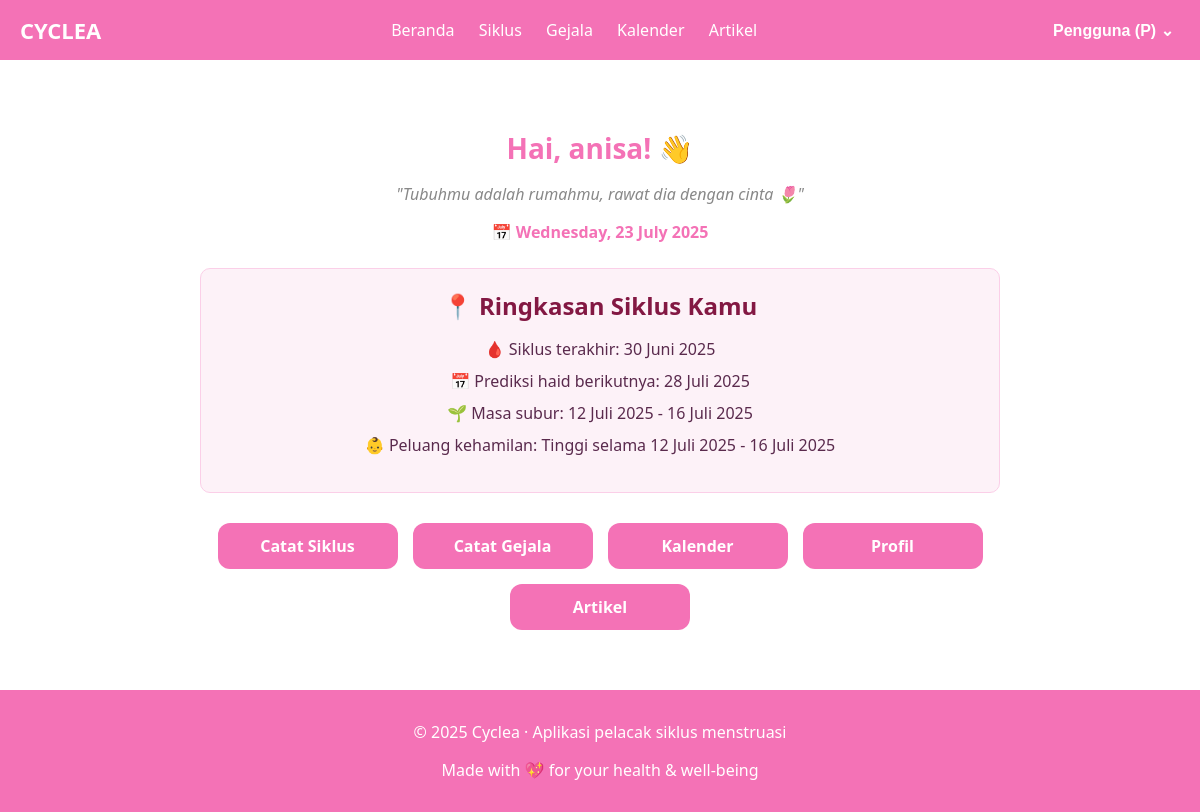
/dashboard.php (signed in), run on the app's committed database.
### tables this page shows
CREATE TABLE `siklus` (
  `id` int(11) NOT NULL,
  `user_id` int(11) DEFAULT NULL,
  `tanggal_mulai` date DEFAULT NULL,
  `durasi` int(11) DEFAULT NULL,
  `catatan` text DEFAULT NULL,
  `tanggal_input` timestamp NOT NULL DEFAULT current_timestamp()
);

### dashboard.php (the view, shortened to what this page needs)
<?php
require 'proses/db.php';
$user_id = $_SESSION['user_id'];
$nama = isset($_SESSION['nama']) ? $_SESSION['nama'] : 'Pengguna';
function tgl_indo($tanggal) {
  $bulan = [
    1 => 'Januari', 'Februari', 'Maret', 'April', 'Mei', 'Juni',
    'Juli', 'Agustus', 'September', 'Oktober', 'November', 'Desember'
  ];
  $tgl = date('j', strtotime($tanggal));
  $bln = $bulan[(int)date('m', strtotime($tanggal))];
  $thn = date('Y', strtotime($tanggal));
  return "$tgl $bln $thn";
}
$hari_ini = strftime('%A, %e %B %Y');
$hari_ini = ucfirst(trim($hari_ini));
$stmt = $conn->prepare("SELECT tanggal_mulai, durasi FROM siklus WHERE user_id = ? ORDER BY tanggal_mulai DESC LIMIT 1");
$stmt->bind_param("i", $user_id);
$stmt->execute();
$result = $stmt->get_result();
$last_siklus = $result->fetch_assoc();
$prediksi_hari_haid = '-';
$masa_subur = '-';
$peluang_kehamilan = '-';
if ($last_siklus) {
  $tanggal_mulai = $last_siklus['tanggal_mulai'];
  $prediksi_haid = date('Y-m-d', strtotime($tanggal_mulai . ' + 28 days'));
  $prediksi_hari_haid = tgl_indo($prediksi_haid);
  $ovulasi = date('Y-m-d', strtotime($tanggal_mulai . ' + 14 days'));
  $masa_subur_awal = date('Y-m-d', strtotime($ovulasi . ' - 2 days'));
  $masa_subur_akhir = date('Y-m-d', strtotime($ovulasi . ' + 2 days'));
  $masa_subur = tgl_indo($masa_subur_awal) . ' - ' . tgl_indo($masa_subur_akhir);
  $peluang_kehamilan = 'Tinggi selama ' . $masa_subur;
}
?>
<!DOCTYPE html>
<html lang="id">
<head>
  <link rel="stylesheet" href="css/style.css">
</head>
<body>
<?php include 'includes/header.php'; ?>
<div class="container center - dashboard">
  <h1>Hai, <?= htmlspecialchars($nama) ?>! 👋</h1>
  <p class="quote">"Tubuhmu adalah rumahmu, rawat dia dengan cinta 🌷"</p>
  <p class="tanggal">📅 <?= $hari_ini ?></p>
  <div class="ringkasan">
    <h2>📍 Ringkasan Siklus Kamu</h2>
    <ul>
      <li>🩸 Siklus terakhir: <?= $last_siklus ? tgl_indo($last_siklus['tanggal_mulai']) : '-' ?></li>
      <li>📅 Prediksi haid berikutnya: <?= $prediksi_hari_haid ?></li>
      <li>🌱 Masa subur: <?= $masa_subur ?></li>
      <li>👶 Peluang kehamilan: <?= $peluang_kehamilan ?></li>
    </ul>
  </div>
  <div class="shortcut">
    <a href="pages/siklus.php" class="btn">Catat Siklus</a>
    <a href="pages/gejala.php" class="btn">Catat Gejala</a>
    <a href="pages/kalender.php" class="btn">Kalender</a>
    <a href="pages/.php" class="btn">Profil</a>
    <a href="pages/artikel.php" class="btn">Artikel</a>
  </div>
</div>
<?php include 'includes/footer.php'; ?>
</body>
</html>

### includes/header.php (shortened to what this page needs)
<?php
$nama_lengkap = $_SESSION['nama_lengkap'] ?? 'Pengguna';
$inisial = strtoupper(substr($nama_lengkap, 0, 1));
$base_url = '/kalender_mens';
?>
<!DOCTYPE html>
<html lang="id">
<head>
  <link rel="stylesheet" href="<?= $base_url ?>/css/style.css">
</head>
<body>
  <header>
    <div class="logo">CYCLEA</div>
    <nav>
      <a href="<?= $base_url ?>/dashboard.php">Beranda</a>
      <a href="<?= $base_url ?>/pages/siklus.php">Siklus</a>
      <a href="<?= $base_url ?>/pages/gejala.php">Gejala</a>
      <a href="<?= $base_url ?>/pages/kalender.php">Kalender</a>
      <a href="<?= $base_url ?>/pages/artikel.php">Artikel</a>
    </nav>
    <div class="user-info">
      <div class="dropdown">
        <button class="dropbtn"><?= htmlspecialchars($nama_lengkap) ?> (<?= $inisial ?>) ⌄</button>
      </div>
    </div>
  </header>

### includes/footer.php
<footer>
    <p>© 2025 Cyclea · Aplikasi pelacak siklus menstruasi</p>
    <p>Made with 💖 for your health & well-being</p>
  </footer>
</body>
</html>

### css/style.css (style rules this page uses)
body { font-family: 'Segoe UI', sans-serif; background: #fff; color: #333; margin: 0; padding: 0; }
.container { max-width: 800px; margin: 30px auto; padding: 20px; }
header { background: #f472b6; color: white; padding: 15px 20px; display: flex; justify-content: space-between; align-items: center; }
header .logo { font-size: 22px; font-weight: bold; }
header nav a { color: white; text-decoration: none; margin: 0 10px; }
.user-info { font-weight: bold; }
footer { background: #f472b6; color: white; padding: 15px; text-align: center; margin-top: 40px; }
h1 { font-size: 28px; text-align: center; color: #f472b6; margin-bottom: 15px; }
.quote { font-style: italic; text-align: center; color: #888; margin-bottom: 10px; }
.tanggal { font-weight: bold; text-align: center; color: #f472b6; margin-bottom: 25px; }
.ringkasan { background: #fdf2f8; border: 1px solid #fbcfe8; text-align: center; border-radius: 10px; padding: 20px; margin-bottom: 30px; }
.ringkasan h2 { color: #831843; text-align: center; margin-top: 0; margin-bottom: 15px; }
.ringkasan ul { list-style: none; padding-left: 0; font-size: 16px; color: #5a2a4d; text-align: center; }
.ringkasan ul li { margin-bottom: 10px; text-align: center; }
.shortcut { display: flex; flex-wrap: wrap; gap: 15px; justify-content: center; }
.shortcut .btn { background-color: #f472b6; color: white; padding: 12px 20px; border-radius: 12px; font-weight: bold; text-decoration: none; transition: background-color 0.3s ease; min-width: 140px; text-align: center; }
.dropdown { position: relative; display: inline-block; }
.dropbtn { background-color: transparent; color: white; font-weight: bold; border: none; cursor: pointer; font-size: 16px; }

### data on the page
siklus: tanggal_mulai "30 Juni 2025", tanggal_mulai "28 Juli 2025", tanggal_mulai "12 Juli 2025 - 16 Juli 2025", tanggal_mulai "Tinggi selama 12 Juli 2025 - 16 Juli 2025"

### other printed values
$nama_lengkap "Pengguna"
$inisial "P"
$nama "anisa"
$hari_ini "Wednesday, 23 July 2025"
